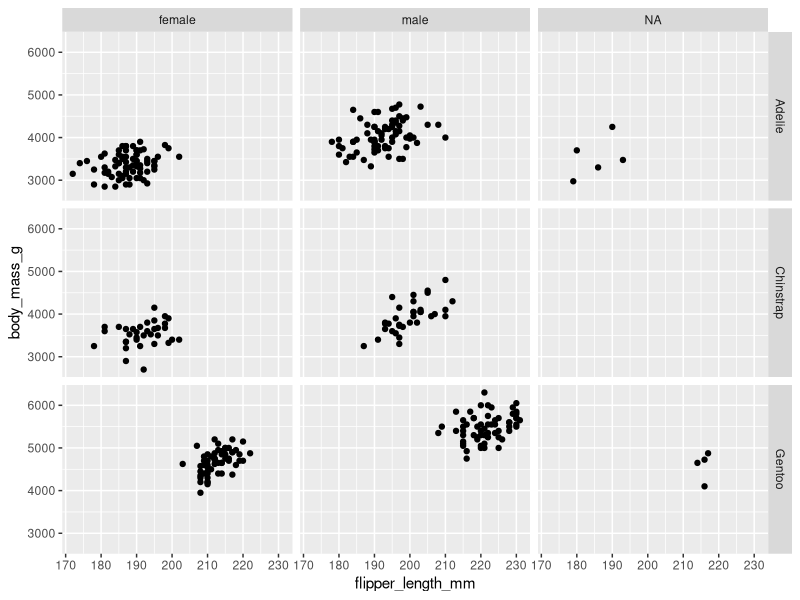
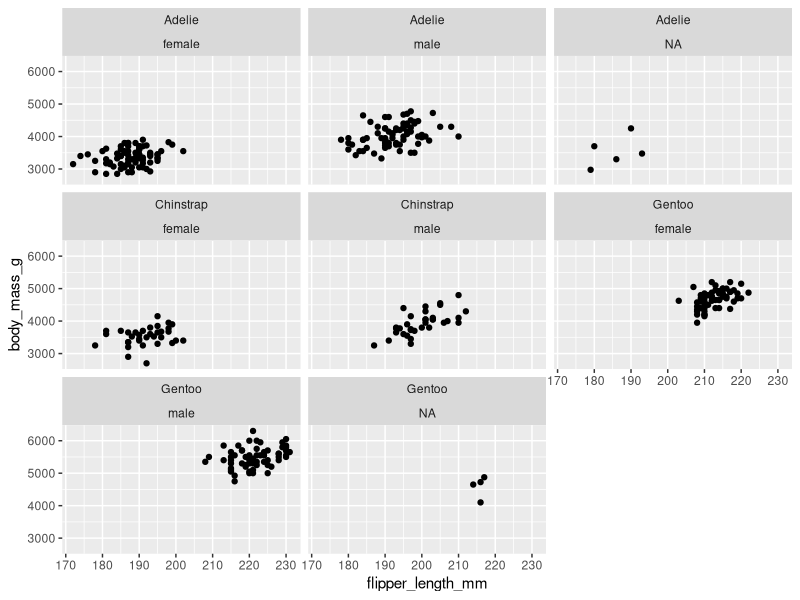

Reproduce these figures in R, in order.

            library(ggplot2)
            library(palmerpenguins)
            built_answer <- tryCatch(
                {
                    set.seed(42)
                    ggplot(penguins, aes(x = flipper_length_mm, y = body_mass_g)) + geom_point() + facet_grid(species ~ sex)
                    suppressWarnings(
                        if (!file.exists("/sandbox/figures/body-mass_flipper-length_scatter_facet_species_sex_answer.png")) {
                            ggsave(
                                width = 3,
                                height = 3,
                                "/sandbox/figures/body-mass_flipper-length_scatter_facet_species_sex_answer.png"
                            )
                        }
                    )
                    suppressWarnings(
                        ggplot_build(last_plot())
                    )
                },
                error = function(e) {
                    'ERROR'
                }
            )
            built_submission <- tryCatch(
                {
                    set.seed(42)
                    ggplot(penguins, aes(x = flipper_length_mm, y = body_mass_g)) +
  geom_point() +
  facet_wrap(~ species + sex)
                    suppressWarnings(
                        ggsave(
                            width = 3,
                            height = 3,
                            "figures/body-mass_flipper-length_scatter_facet_species_sex_submission_llama.png"
                        )
                    )
                    suppressWarnings(
                        ggplot_build(last_plot())
                    )
                },
                error = function(e) {
                    'ERROR'
                }
            )
            cat(isTRUE(all.equal(built_answer, built_submission)))
        
